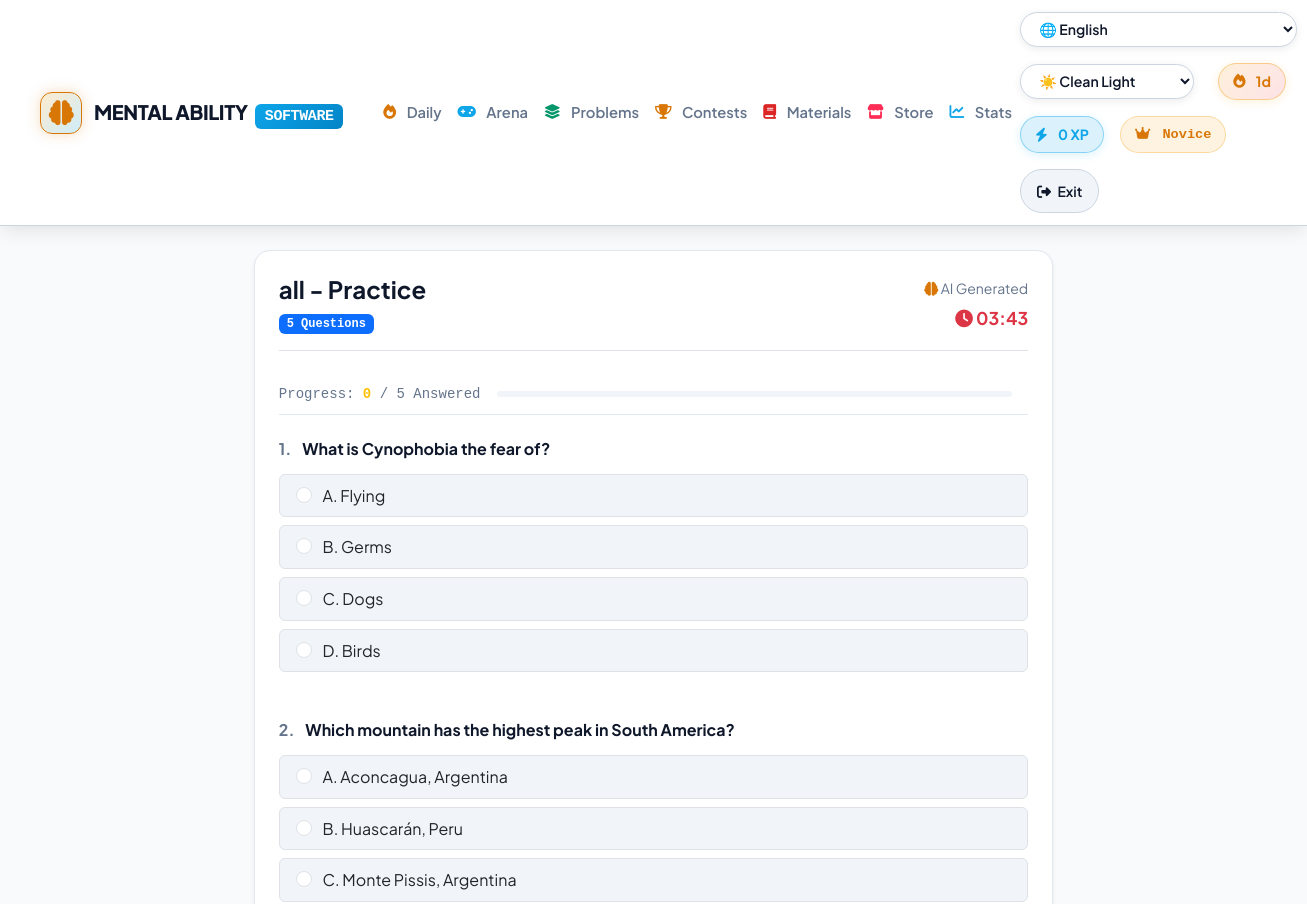
/study-material/exam/10/ (signed in, upper part), run on an earlier commit of the app's database.
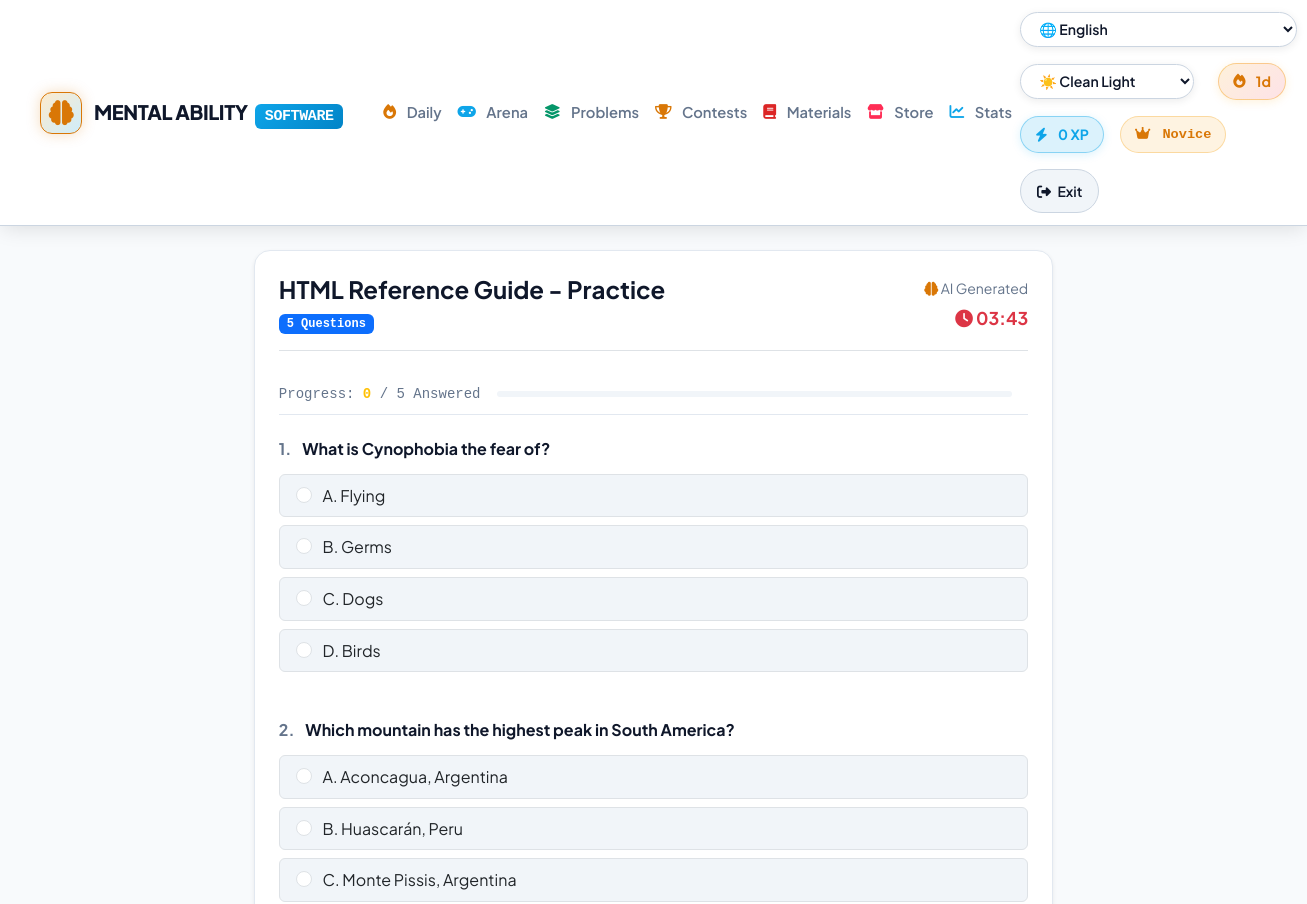
And on a later commit of the database.
### quiz/models.py (models this page shows, shortened)
class Exam(models.Model):
    material = models.ForeignKey(StudyMaterial, on_delete=models.CASCADE, related_name='exams')
    user = models.ForeignKey(settings.AUTH_USER_MODEL, on_delete=models.CASCADE)
    created_at = models.DateTimeField(auto_now_add=True)
    completed_at = models.DateTimeField(null=True, blank=True)
    score = models.IntegerField(default=0)
    total = models.IntegerField(default=0)

class StudyMaterial(models.Model):
    user = models.ForeignKey(settings.AUTH_USER_MODEL, on_delete=models.CASCADE, related_name='study_materials')
    title = models.CharField(max_length=255)
    file_url = models.CharField(max_length=1000, blank=True, null=True, help_text="Direct URL or local path to the file")
    extracted_text = models.TextField(blank=True, default='', help_text="Cached text extracted from the document")
    uploaded_at = models.DateTimeField(auto_now_add=True)

### quiz/views.py (the view)
# urls.py: path('study-material/exam/<int:exam_id>/', login_required(views.take_ai_exam), name='take_ai_exam'),
@login_required
def take_ai_exam(request, exam_id):
    try:
        exam = get_object_or_404(Exam, id=exam_id, user=request.user)
        if exam.completed_at:
            messages.info(request, "You have already completed this exam.")
            return redirect('quiz:study_material')
        questions = exam.questions.all()
        return render(request, 'quiz/take_ai_exam.html', {'exam': exam, 'questions': questions})
    except Exception as e:
        logger.exception("Error in take_ai_exam: %s", e)
        messages.error(request, f"Error loading exam: {str(e)}")
        return redirect('quiz:study_material')

### templates/quiz/take_ai_exam.html (shortened to what this page needs)
{% extends 'base.html' %}
{% load static %}
{% block content %}
<div class="row justify-content-center mb-4">
  <div class="col-lg-8">
    <div class="lc-card p-4 shadow-sm" style="background-color: var(--lc-surface);">
      <div class="d-flex justify-content-between align-items-center mb-4 border-bottom pb-3">
        <div>
          <h4 class="fw-bold mb-1" style="color: var(--lc-text);">{{ exam.material.title }} - Practice</h4>
          <span class="badge bg-primary font-monospace">{{ exam.total }} Questions</span>
        </div>
        <div class="text-end">
          <div class="text-muted small mb-1">
            <i class="fas fa-brain" style="color: var(--lc-amber);"></i> AI Generated
          </div>
          <div class="text-danger fw-bold" style="font-size: 1.1rem;">
            <i class="fas fa-clock"></i> <span id="timer">--:--</span>
          </div>
        </div>
      </div>
      <form id="examForm" method="post" action="{% url 'quiz:submit_ai_exam' exam.id %}">
        <div class="sticky-top py-2 mb-4" style="background: var(--lc-surface); z-index: 10; border-bottom: 1px solid var(--lc-border);">
          <div class="d-flex justify-content-between align-items-center small font-monospace">
            <span style="color: var(--lc-text-muted);">
              Progress: <strong id="answeredCount" class="text-warning">0</strong> / {{ questions|length }} Answered
            </span>
            <div class="progress flex-grow-1 mx-3" style="height: 6px; background-color: var(--lc-surface-hover);">
            </div>
          </div>
        </div>
        {% for q in questions %}
          <div class="mb-5 question-block" id="question-block-{{ q.id }}">
            <h6 class="fw-bold mb-3" style="color: var(--lc-text);">
              <span class="text-muted me-2">{{ forloop.counter }}.</span> {{ q.question_text }}
            </h6>
            <div class="list-group list-group-flush gap-2">
              <label class="list-group-item rounded border option-label" style="background-color: var(--lc-surface-hover); cursor: pointer;">
                <input class="form-check-input me-2 question-radio" type="radio" name="question_{{ q.id }}" value="A">
                A. {{ q.choice_a }}
              </label>
              <label class="list-group-item rounded border option-label" style="background-color: var(--lc-surface-hover); cursor: pointer;">
                <input class="form-check-input me-2 question-radio" type="radio" name="question_{{ q.id }}" value="B">
                B. {{ q.choice_b }}
              </label>
              <label class="list-group-item rounded border option-label" style="background-color: var(--lc-surface-hover); cursor: pointer;">
                <input class="form-check-input me-2 question-radio" type="radio" name="question_{{ q.id }}" value="C">
                C. {{ q.choice_c }}
              </label>
              <label class="list-group-item rounded border option-label" style="background-color: var(--lc-surface-hover); cursor: pointer;">
                <input class="form-check-input me-2 question-radio" type="radio" name="question_{{ q.id }}" value="D">
                D. {{ q.choice_d }}
              </label>
            </div>
          </div>
        {% endfor %}
      </form>
    </div>
  </div>
</div>
{% endblock %}

What changed in the data, as far as the page shows it:
changed through a linked row, Exam: material "all" → "HTML Reference Guide"
